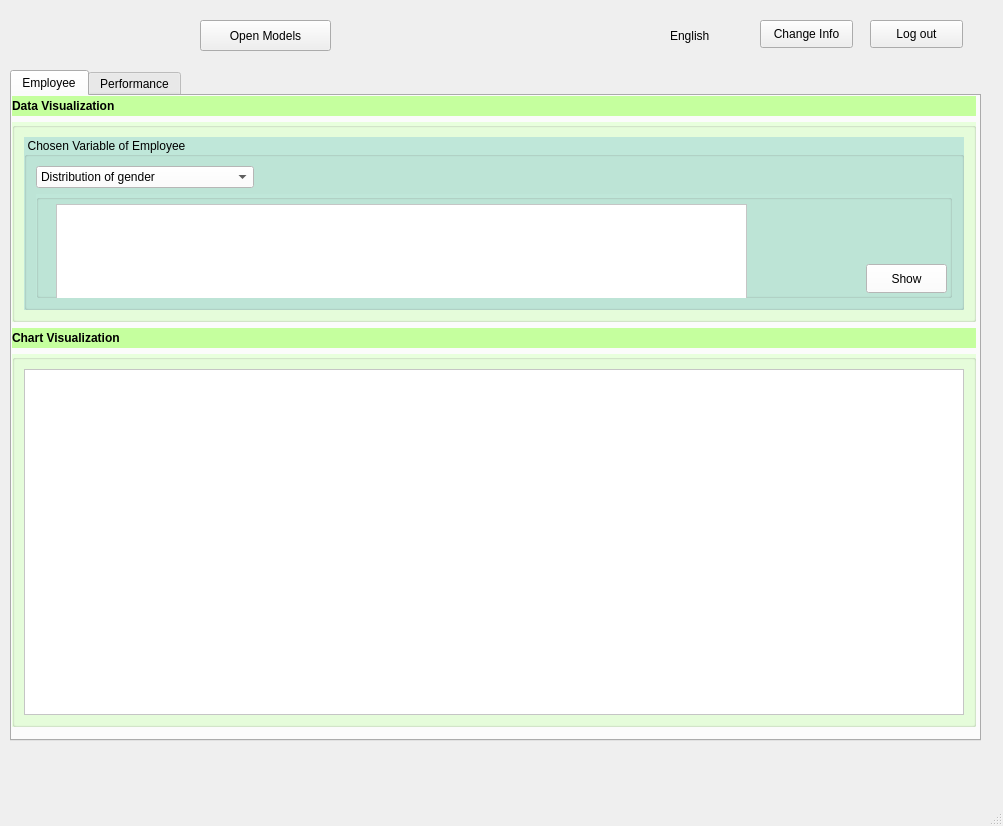
<?xml version="1.0" encoding="UTF-8"?>
<ui version="4.0">
 <class>MainWindow</class>
 <widget class="QMainWindow" name="MainWindow">
  <property name="geometry">
   <rect>
    <x>0</x>
    <y>0</y>
    <width>1003</width>
    <height>826</height>
   </rect>
  </property>
  <property name="maximumSize">
   <size>
    <width>16777215</width>
    <height>177249</height>
   </size>
  </property>
  <property name="windowTitle">
   <string>MainWindow</string>
  </property>
  <property name="windowOpacity">
   <double>1.000000000000000</double>
  </property>
  <widget class="QWidget" name="centralwidget">
   <widget class="QLabel" name="label_2">
    <property name="geometry">
     <rect>
      <x>30</x>
      <y>0</y>
      <width>101</width>
      <height>71</height>
     </rect>
    </property>
    <property name="text">
     <string/>
    </property>
    <property name="pixmap">
     <pixmap>../image/img_logo.png</pixmap>
    </property>
    <property name="scaledContents">
     <bool>true</bool>
    </property>
   </widget>
   <widget class="QLabel" name="label_4">
    <property name="geometry">
     <rect>
      <x>620</x>
      <y>20</y>
      <width>31</width>
      <height>31</height>
     </rect>
    </property>
    <property name="text">
     <string/>
    </property>
    <property name="pixmap">
     <pixmap>../image/img_flag.png</pixmap>
    </property>
    <property name="scaledContents">
     <bool>true</bool>
    </property>
   </widget>
   <widget class="QLabel" name="label_5">
    <property name="geometry">
     <rect>
      <x>670</x>
      <y>20</y>
      <width>81</width>
      <height>31</height>
     </rect>
    </property>
    <property name="font">
     <font>
      <pointsize>9</pointsize>
     </font>
    </property>
    <property name="text">
     <string>English</string>
    </property>
   </widget>
   <widget class="QTabWidget" name="tabWidget">
    <property name="geometry">
     <rect>
      <x>10</x>
      <y>70</y>
      <width>971</width>
      <height>671</height>
     </rect>
    </property>
    <property name="currentIndex">
     <number>0</number>
    </property>
    <widget class="QWidget" name="tab">
     <attribute name="title">
      <string>Employee</string>
     </attribute>
     <widget class="QWidget" name="layoutWidget">
      <property name="geometry">
       <rect>
        <x>0</x>
        <y>0</y>
        <width>964</width>
        <height>631</height>
       </rect>
      </property>
      <layout class="QGridLayout" name="gridLayout">
       <item row="1" column="1" colspan="2">
        <widget class="QGroupBox" name="groupBox_3">
         <property name="minimumSize">
          <size>
           <width>0</width>
           <height>200</height>
          </size>
         </property>
         <property name="maximumSize">
          <size>
           <width>16777215</width>
           <height>200</height>
          </size>
         </property>
         <property name="baseSize">
          <size>
           <width>0</width>
           <height>200</height>
          </size>
         </property>
         <property name="styleSheet">
          <string notr="true">background-color: rgb(232, 255, 221);</string>
         </property>
         <property name="title">
          <string/>
         </property>
         <layout class="QVBoxLayout" name="verticalLayout_4">
          <item>
           <widget class="QGroupBox" name="groupBox">
            <property name="minimumSize">
             <size>
              <width>400</width>
              <height>0</height>
             </size>
            </property>
            <property name="maximumSize">
             <size>
              <width>16777215</width>
              <height>16777215</height>
             </size>
            </property>
            <property name="baseSize">
             <size>
              <width>400</width>
              <height>0</height>
             </size>
            </property>
            <property name="styleSheet">
             <string notr="true">background-color: rgb(191, 231, 217);</string>
            </property>
            <property name="title">
             <string>Chosen Variable of Employee</string>
            </property>
            <layout class="QVBoxLayout" name="verticalLayout_6">
             <item>
              <widget class="QComboBox" name="cb_employee">
               <property name="sizePolicy">
                <sizepolicy hsizetype="Fixed" vsizetype="Fixed">
                 <horstretch>0</horstretch>
                 <verstretch>0</verstretch>
                </sizepolicy>
               </property>
               <property name="styleSheet">
                <string notr="true">background-color: rgb(255, 255, 255);</string>
               </property>
               <item>
                <property name="text">
                 <string>Distribution of gender</string>
                </property>
               </item>
               <item>
                <property name="text">
                 <string>Distribution of age</string>
                </property>
               </item>
               <item>
                <property name="text">
                 <string>Average worker in shifts by gender</string>
                </property>
               </item>
               <item>
                <property name="text">
                 <string>Top 5 resignation reasons</string>
                </property>
               </item>
              </widget>
             </item>
             <item>
              <widget class="QGroupBox" name="groupBox_2">
               <property name="title">
                <string/>
               </property>
               <widget class="QTableWidget" name="tw_statEmployee">
                <property name="geometry">
                 <rect>
                  <x>20</x>
                  <y>10</y>
                  <width>691</width>
                  <height>101</height>
                 </rect>
                </property>
                <property name="styleSheet">
                 <string notr="true">background-color: rgb(255, 255, 255);</string>
                </property>
               </widget>
               <widget class="QPushButton" name="b_showEmployee">
                <property name="geometry">
                 <rect>
                  <x>830</x>
                  <y>70</y>
                  <width>81</width>
                  <height>29</height>
                 </rect>
                </property>
                <property name="sizePolicy">
                 <sizepolicy hsizetype="Fixed" vsizetype="Fixed">
                  <horstretch>0</horstretch>
                  <verstretch>0</verstretch>
                 </sizepolicy>
                </property>
                <property name="styleSheet">
                 <string notr="true">background-color: rgb(255, 255, 255);</string>
                </property>
                <property name="text">
                 <string>Show</string>
                </property>
                <property name="icon">
                 <iconset>
                  <normaloff>../image/img_show.png</normaloff>../image/img_show.png</iconset>
                </property>
               </widget>
              </widget>
             </item>
            </layout>
           </widget>
          </item>
         </layout>
        </widget>
       </item>
       <item row="0" column="1" colspan="2">
        <widget class="QLabel" name="label">
         <property name="sizePolicy">
          <sizepolicy hsizetype="Preferred" vsizetype="Preferred">
           <horstretch>0</horstretch>
           <verstretch>0</verstretch>
          </sizepolicy>
         </property>
         <property name="minimumSize">
          <size>
           <width>100</width>
           <height>0</height>
          </size>
         </property>
         <property name="maximumSize">
          <size>
           <width>16777215</width>
           <height>20</height>
          </size>
         </property>
         <property name="font">
          <font>
           <pointsize>9</pointsize>
           <weight>75</weight>
           <bold>true</bold>
          </font>
         </property>
         <property name="styleSheet">
          <string notr="true">background-color: rgb(197, 255, 158);</string>
         </property>
         <property name="text">
          <string>Data Visualization</string>
         </property>
        </widget>
       </item>
       <item row="3" column="1" colspan="2">
        <widget class="QLabel" name="label_3">
         <property name="sizePolicy">
          <sizepolicy hsizetype="Preferred" vsizetype="Preferred">
           <horstretch>0</horstretch>
           <verstretch>0</verstretch>
          </sizepolicy>
         </property>
         <property name="minimumSize">
          <size>
           <width>100</width>
           <height>0</height>
          </size>
         </property>
         <property name="maximumSize">
          <size>
           <width>16777215</width>
           <height>20</height>
          </size>
         </property>
         <property name="font">
          <font>
           <pointsize>9</pointsize>
           <weight>75</weight>
           <bold>true</bold>
          </font>
         </property>
         <property name="styleSheet">
          <string notr="true">background-color: rgb(197, 255, 158);</string>
         </property>
         <property name="text">
          <string>Chart Visualization</string>
         </property>
        </widget>
       </item>
       <item row="4" column="1" colspan="2">
        <widget class="QGroupBox" name="groupBox_4">
         <property name="styleSheet">
          <string notr="true">background-color: rgb(232, 255, 221);</string>
         </property>
         <property name="title">
          <string/>
         </property>
         <layout class="QVBoxLayout" name="verticalLayout_3">
          <item>
           <layout class="QVBoxLayout" name="vl_Employee">
            <property name="sizeConstraint">
             <enum>QLayout::SetDefaultConstraint</enum>
            </property>
            <item>
             <widget class="QFrame" name="frame">
              <property name="styleSheet">
               <string notr="true">background-color: rgb(255, 255, 255);</string>
              </property>
              <property name="frameShape">
               <enum>QFrame::StyledPanel</enum>
              </property>
              <property name="frameShadow">
               <enum>QFrame::Raised</enum>
              </property>
             </widget>
            </item>
           </layout>
          </item>
         </layout>
        </widget>
       </item>
      </layout>
     </widget>
    </widget>
    <widget class="QWidget" name="tab_2">
     <attribute name="title">
      <string>Performance</string>
     </attribute>
     <widget class="QWidget" name="layoutWidget_2">
      <property name="geometry">
       <rect>
        <x>0</x>
        <y>0</y>
        <width>964</width>
        <height>631</height>
       </rect>
      </property>
      <layout class="QGridLayout" name="gridLayout_2">
       <item row="1" column="1" colspan="2">
        <widget class="QGroupBox" name="groupBox_5">
         <property name="minimumSize">
          <size>
           <width>0</width>
           <height>200</height>
          </size>
         </property>
         <property name="maximumSize">
          <size>
           <width>16777215</width>
           <height>200</height>
          </size>
         </property>
         <property name="baseSize">
          <size>
           <width>0</width>
           <height>200</height>
          </size>
         </property>
         <property name="styleSheet">
          <string notr="true">background-color: rgb(232, 255, 221);</string>
         </property>
         <property name="title">
          <string/>
         </property>
         <layout class="QVBoxLayout" name="verticalLayout_5">
          <item>
           <widget class="QGroupBox" name="groupBox_6">
            <property name="minimumSize">
             <size>
              <width>400</width>
              <height>0</height>
             </size>
            </property>
            <property name="maximumSize">
             <size>
              <width>16777215</width>
              <height>16777215</height>
             </size>
            </property>
            <property name="baseSize">
             <size>
              <width>400</width>
              <height>0</height>
             </size>
            </property>
            <property name="styleSheet">
             <string notr="true">background-color: rgb(191, 231, 217);</string>
            </property>
            <property name="title">
             <string>Chosen Variable of Performance</string>
            </property>
            <layout class="QVBoxLayout" name="verticalLayout_7">
             <item>
              <widget class="QComboBox" name="cb_performance">
               <property name="sizePolicy">
                <sizepolicy hsizetype="Maximum" vsizetype="Maximum">
                 <horstretch>0</horstretch>
                 <verstretch>0</verstretch>
                </sizepolicy>
               </property>
               <property name="styleSheet">
                <string notr="true">background-color: rgb(255, 255, 255);</string>
               </property>
               <item>
                <property name="text">
                 <string>Average efficacy of each work group</string>
                </property>
               </item>
               <item>
                <property name="text">
                 <string>Average efficacy in groups with below-average and above-average health</string>
                </property>
               </item>
               <item>
                <property name="text">
                 <string>Average efficacy in groups with below-average and above-average goodness</string>
                </property>
               </item>
               <item>
                <property name="text">
                 <string>Top 5 supervisors have most worker resignation</string>
                </property>
               </item>
              </widget>
             </item>
             <item>
              <widget class="QGroupBox" name="groupBox_7">
               <property name="title">
                <string/>
               </property>
               <widget class="QTableWidget" name="tw_statPerformance">
                <property name="geometry">
                 <rect>
                  <x>10</x>
                  <y>10</y>
                  <width>691</width>
                  <height>101</height>
                 </rect>
                </property>
                <property name="styleSheet">
                 <string notr="true">background-color: rgb(255, 255, 255);</string>
                </property>
               </widget>
               <widget class="QPushButton" name="b_showPerformance">
                <property name="geometry">
                 <rect>
                  <x>830</x>
                  <y>70</y>
                  <width>81</width>
                  <height>29</height>
                 </rect>
                </property>
                <property name="sizePolicy">
                 <sizepolicy hsizetype="Fixed" vsizetype="Fixed">
                  <horstretch>0</horstretch>
                  <verstretch>0</verstretch>
                 </sizepolicy>
                </property>
                <property name="styleSheet">
                 <string notr="true">background-color: rgb(255, 255, 255);</string>
                </property>
                <property name="text">
                 <string>Show</string>
                </property>
                <property name="icon">
                 <iconset>
                  <normaloff>../image/img_show.png</normaloff>../image/img_show.png</iconset>
                </property>
               </widget>
              </widget>
             </item>
            </layout>
           </widget>
          </item>
         </layout>
        </widget>
       </item>
       <item row="0" column="1" colspan="2">
        <widget class="QLabel" name="label_6">
         <property name="sizePolicy">
          <sizepolicy hsizetype="Preferred" vsizetype="Preferred">
           <horstretch>0</horstretch>
           <verstretch>0</verstretch>
          </sizepolicy>
         </property>
         <property name="minimumSize">
          <size>
           <width>100</width>
           <height>0</height>
          </size>
         </property>
         <property name="maximumSize">
          <size>
           <width>16777215</width>
           <height>20</height>
          </size>
         </property>
         <property name="font">
          <font>
           <pointsize>9</pointsize>
           <weight>75</weight>
           <bold>true</bold>
          </font>
         </property>
         <property name="styleSheet">
          <string notr="true">background-color: rgb(197, 255, 158);</string>
         </property>
         <property name="text">
          <string>Data Visualization</string>
         </property>
        </widget>
       </item>
       <item row="3" column="1" colspan="2">
        <widget class="QLabel" name="label_7">
         <property name="sizePolicy">
          <sizepolicy hsizetype="Preferred" vsizetype="Preferred">
           <horstretch>0</horstretch>
           <verstretch>0</verstretch>
          </sizepolicy>
         </property>
         <property name="minimumSize">
          <size>
           <width>100</width>
           <height>0</height>
          </size>
         </property>
         <property name="maximumSize">
          <size>
           <width>16777215</width>
           <height>20</height>
          </size>
         </property>
         <property name="font">
          <font>
           <pointsize>9</pointsize>
           <weight>75</weight>
           <bold>true</bold>
          </font>
         </property>
         <property name="styleSheet">
          <string notr="true">background-color: rgb(197, 255, 158);</string>
         </property>
         <property name="text">
          <string>Chart Visualization</string>
         </property>
        </widget>
       </item>
       <item row="4" column="1" colspan="2">
        <widget class="QGroupBox" name="groupBox_8">
         <property name="styleSheet">
          <string notr="true">background-color: rgb(232, 255, 221);</string>
         </property>
         <property name="title">
          <string/>
         </property>
         <layout class="QVBoxLayout" name="verticalLayout_8">
          <item>
           <layout class="QVBoxLayout" name="vl_performance">
            <property name="sizeConstraint">
             <enum>QLayout::SetDefaultConstraint</enum>
            </property>
            <item>
             <widget class="QFrame" name="frame_2">
              <property name="styleSheet">
               <string notr="true">background-color: rgb(255, 255, 255);</string>
              </property>
              <property name="frameShape">
               <enum>QFrame::StyledPanel</enum>
              </property>
              <property name="frameShadow">
               <enum>QFrame::Raised</enum>
              </property>
             </widget>
            </item>
           </layout>
          </item>
         </layout>
        </widget>
       </item>
      </layout>
     </widget>
    </widget>
   </widget>
   <widget class="QPushButton" name="b_changeInfo">
    <property name="geometry">
     <rect>
      <x>760</x>
      <y>20</y>
      <width>93</width>
      <height>28</height>
     </rect>
    </property>
    <property name="text">
     <string>Change Info</string>
    </property>
   </widget>
   <widget class="QPushButton" name="b_openModel">
    <property name="geometry">
     <rect>
      <x>200</x>
      <y>20</y>
      <width>131</width>
      <height>31</height>
     </rect>
    </property>
    <property name="text">
     <string>Open Models</string>
    </property>
   </widget>
   <widget class="QPushButton" name="b_Logout">
    <property name="geometry">
     <rect>
      <x>870</x>
      <y>20</y>
      <width>93</width>
      <height>28</height>
     </rect>
    </property>
    <property name="text">
     <string>Log out</string>
    </property>
   </widget>
   <zorder>label_2</zorder>
   <zorder>label_5</zorder>
   <zorder>tabWidget</zorder>
   <zorder>b_changeInfo</zorder>
   <zorder>label_4</zorder>
   <zorder>b_openModel</zorder>
   <zorder>b_Logout</zorder>
  </widget>
  <widget class="QMenuBar" name="menubar">
   <property name="geometry">
    <rect>
     <x>0</x>
     <y>0</y>
     <width>1003</width>
     <height>21</height>
    </rect>
   </property>
  </widget>
  <widget class="QStatusBar" name="statusbar"/>
 </widget>
 <resources/>
 <connections/>
</ui>
